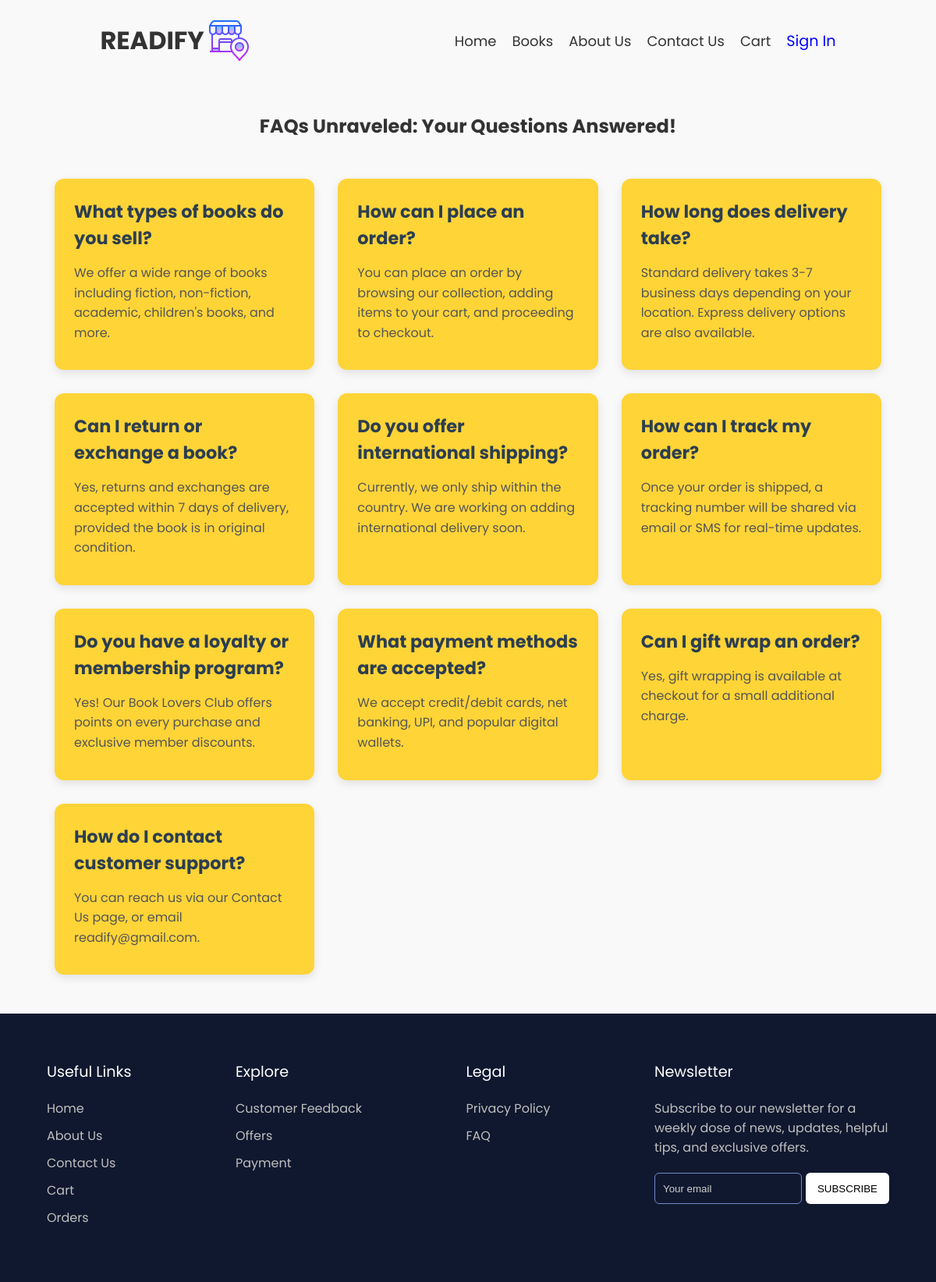
/FAQ.php, run on the app's committed database.
### tables this page shows
CREATE TABLE IF NOT EXISTS faq (
    id INT AUTO_INCREMENT PRIMARY KEY,
    question TEXT NOT NULL,
    answer TEXT NOT NULL
);

### FAQ.php (the view, shortened to what this page needs)
<?php
require_once 'config/db_connection.php';
$sql = "SELECT * FROM faq";
$result = mysqli_query($conn, $sql);
?>
<!DOCTYPE html>
<html lang="en">
<head>
  <link rel="stylesheet" href="./css/common.css" />
  <link rel="stylesheet" href="./css/FaQ.css" />
</head>
<body>
  <header class="header">
    <div class="container-inner">
      <a href="index.html" class="logo-link">
        <div class="logo">
          <h1>READIFY</h1>
          <img src="./assets/title.png" alt="BookShop Logo" class="logo-resize" />
        </div>
      </a>
      <nav class="nav-link" id="nav">
        <ul>
          <li><a href="./index.html">Home</a></li>
          <li><a href="./product.php">Books</a></li>
         <li><a href="./aboutus.php">About Us</a></li>
          <li><a href="./contact.php">Contact Us</a></li>
          <li><a href="./cart.html">Cart</a></li>
          <li><a href="#" id="auth-action">Sign In</a></li>
        </ul>
      </nav>
    </div>
  </header>
  <h2 style="text-align: center; margin-bottom: 30px; margin-top: 60px;">FAQs Unraveled: Your Questions Answered!</h2>
  <div class="container-box" id="container-box">
    <?php
    while ($faq = mysqli_fetch_assoc($result)) {
        echo "
          <div class='problem-box'>
            <h2>" .($faq['question']) . "</h2>
            <p>" .($faq['answer']). "</p>
          </div>";
    }
    ?>
  </div>
  <section class="footer">
    <div class="footer-row">
      <div class="footer-col">
        <h4>Useful Links</h4>
        <ul class="links">
          <li><a href="./index.html">Home</a></li>
          <li><a href="./aboutus.php">About Us</a></li>
          <li><a href="./contact.php">Contact Us</a></li>
          <li><a href="./cart.html">Cart</a></li>
          <li><a href="./orders.html">Orders</a></li>
        </ul>
      </div>
      <div class="footer-col">
        <h4>Explore</h4>
        <ul class="links">
          <li><a href="/feedback.html">Customer Feedback</a></li>
          <li><a href="/offers.html">Offers</a></li>
          <li><a href="/payment.html">Payment</a></li>
        </ul>
      </div>
      <div class="footer-col">
        <h4>Legal</h4>
        <ul class="links">
          <li><a href="/policy.html">Privacy Policy</a></li>
          <li><a href="/FAQ.php">FAQ</a></li>
        </ul>
      </div>
      <div class="footer-col">
        <h4>Newsletter</h4>
        <p>Subscribe to our newsletter for a weekly dose of news, updates, helpful tips, and exclusive offers.</p>
        <form action="#">
          <input type="text" placeholder="Your email" required />
          <button type="submit">SUBSCRIBE</button>
        </form>
      </div>
    </div>
  </section>
</body>
</html>

### css/common.css (style rules this page uses)
body { font-family: "Poppins", sans-serif; color: #333; }
* { margin: 0; padding: 0; box-sizing: border-box; }
.footer { margin-top: 20px; background: #10182F; }
.footer .footer-row { display: flex; flex-wrap: wrap; justify-content: space-between; gap: 3.5rem; padding: 60px; }
.footer-row .footer-col h4 { color: #fff; font-size: 1.2rem; font-weight: 400; }
.footer-col .links { margin-top: 20px; }
.footer-col .links li { list-style: none; margin-bottom: 10px; }
.footer-col .links li a { text-decoration: none; color: #bfbfbf; }
.footer-col p { margin: 20px 0; color: #bfbfbf; max-width: 300px; }
.footer-col form { display: flex; gap: 5px; }
.footer-col input { height: 40px; border-radius: 6px; background: none; width: 100%; outline: none; border: 1px solid #7489C6; caret-color: #fff; color: #fff; padding-left: 10px; }
.footer-col input::placeholder { color: #ccc; }
.footer-col form button { background: #fff; outline: none; border: none; padding: 10px 15px; border-radius: 6px; cursor: pointer; font-weight: 500; transition: 0.2s ease; }
.header { margin-top: 20px; }
.logo-link { text-decoration: none; }
.container-inner { display: flex; align-items: center; justify-content: space-around; }
.logo { display: flex; align-items: center; color:#333; }
.nav-link { position: relative; display: flex; align-items: center; }
.nav-link ul { list-style: none; display: flex; align-items: center; gap: 20px; padding: 0; }
.nav-link li { padding: 10px 0; }
.nav-link a { text-decoration: none; color: #333; font-size: 18px; }
#auth-action { color: blue; font-size: larger; }

### css/FaQ.css (style rules this page uses)
body { font-family: "Poppins", sans-serif; background-color: #f9f9f9; color: #333; margin: 0; padding: 0; }
.container-box { max-width: 1100px; margin: 50px auto; padding: 0 20px; display: grid; grid-template-columns: repeat(auto-fit, minmax(300px, 1fr)); gap: 30px; }
.problem-box { background-color: #ffd437; border-radius: 12px; padding: 25px; box-shadow: 0 4px 12px rgba(0, 0, 0, 0.1); transition: transform 0.3s ease, box-shadow 0.3s ease; animation: fadeIn 0.8s ease-in-out; }
.problem-box h2 { font-size: 1.4rem; color: #2c3e50; font-weight: bold; margin-bottom: 15px; }
.problem-box p { font-size: 1rem; color: #555; line-height: 1.6; margin-bottom: 10px; }

### data on the page
faq: question "What types of books do you sell?", answer "We offer a wide range of books including fiction, non-fiction, academic, children's books, and more."
faq: question "How can I place an order?", answer "You can place an order by browsing our collection, adding items to your cart, and proceeding to checkout."
faq: question "How long does delivery take?", answer "Standard delivery takes 3-7 business days depending on your location. Express delivery options are also available."
faq: question "Can I return or exchange a book?", answer "Yes, returns and exchanges are accepted within 7 days of delivery, provided the book is in original condition."
faq: question "Do you offer international shipping?", answer "Currently, we only ship within the country. We are working on adding international delivery soon."
faq: question "How can I track my order?", answer "Once your order is shipped, a tracking number will be shared via email or SMS for real-time updates."
faq: question "Do you have a loyalty or membership program?", answer "Yes! Our Book Lovers Club offers points on every purchase and exclusive member discounts."
faq: question "What payment methods are accepted?", answer "We accept credit/debit cards, net banking, UPI, and popular digital wallets."
faq: question "Can I gift wrap an order?", answer "Yes, gift wrapping is available at checkout for a small additional charge."
faq: question "How do I contact customer support?", answer "You can reach us via our Contact Us page, or email readify@gmail.com."
